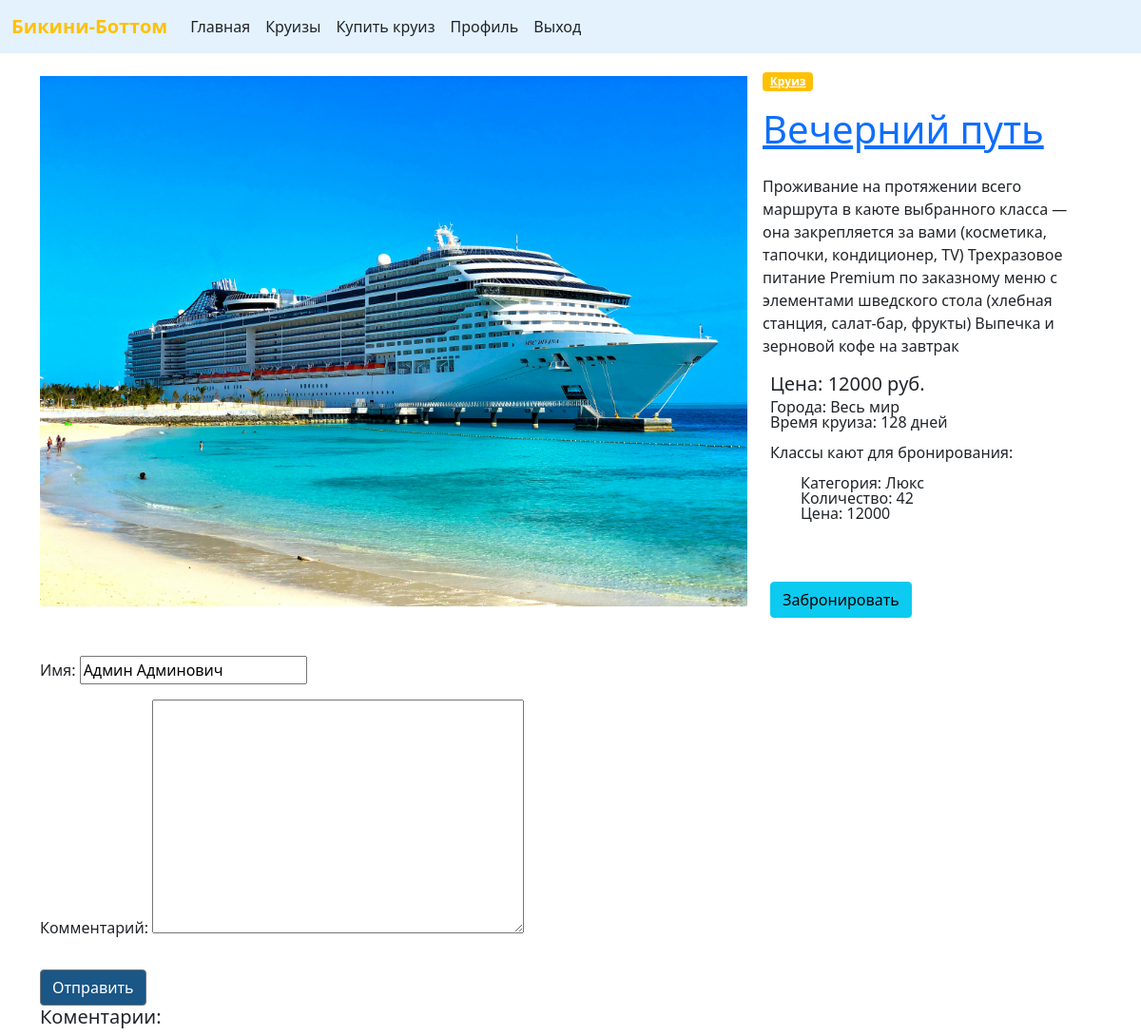
Page /cruise/3/ (signed in) on the committed database.
### cruise_list/models.py (models this page shows, shortened)
class Cruise(models.Model):
    title = models.CharField(max_length=128, verbose_name='Название')
    time = models.CharField(max_length=60, verbose_name='Время круиза')
    cities = models.CharField(max_length=128, verbose_name='Название городов')
    discription =models.TextField(verbose_name='Описание')
    price = models.CharField(max_length=100, verbose_name='Цена')
    is_active = models.BooleanField(verbose_name='Активен', default=True, db_index=True)
    publish_date = models.DateTimeField(auto_now_add=True, db_index=True, verbose_name='Дата публикации')
    edit_date = models.DateTimeField(auto_now=True, db_index=True, verbose_name='Дата редактирования')
    image = models.ImageField(upload_to='%Y/%m/%d', blank=True, null=True)
    view = models.CharField(max_length=128, verbose_name='Просмотры')
    class Meta:
        verbose_name = 'Маршруты и корабли'
        verbose_name_plural = 'Маршруты и корабли'
        ordering = ('-publish_date', '-edit_date')

class Room(models.Model):
    CATEGORIES = (
        ('inside', 'Внутренний'),
        ('oceanview', 'С окном'),
        ('balcony', 'С балконом'),
        ('suite', 'Люкс'),
    )
    cruise = models.ForeignKey(Cruise, on_delete=models.CASCADE, related_name='rooms')
    category = models.CharField(choices=CATEGORIES, max_length=10, default=None,
                                verbose_name='Категория')
    price = models.PositiveIntegerField(default=0, verbose_name='Цена')
    count = models.PositiveIntegerField(default=0, verbose_name='количество мест')
    class Meta:
        verbose_name = 'Категория кают'
        verbose_name_plural = 'Кактегории кают'
        ordering = ('cruise', 'category')

### cruise_list/views.py (the view)
# urls.py: path('<int:pk>/', views.cruise_detail_view, name='cruise-detail'),
def cruise_detail_view(request, pk):
    cruise = get_object_or_404(Cruise, pk=pk)
    if request.user.is_authenticated:
        initial_data = {'name': request.user.get_full_name()}
        form = CommentForm(initial=initial_data)
    else:
        form = None
    comments = cruise.comments.all()
    return render(request, "cruise_list/cruise-detail.html", {'form': form,  'cruise': cruise})

### comment/forms.py
class CommentForm(forms.ModelForm):
    name = forms.CharField(max_length=128, label='Имя')
    text = forms.CharField(widget=forms.Textarea, label='Комментарий')
    class Meta:
        model = Comment
        fields = ['name', 'text']

### cruise_list/templates/cruise_list/cruise-detail.html (shortened to what this page needs)
{% extends 'root.html' %}
{% block content %}
<div class="container">
<div class="row g-0">
   <a href="" class="mt-4 col-lg-8 col-md-12 col-12 bg-cover img-left-rounded">
    <img src="{{ cruise.image.url }}" class="w-100"></a>
   <div class="col-lg-4 col-md-12 col-12">
      <div class="card-body">
         <a href="#" class="badge bg-warning mb-3">Круиз</a>
         <h1 class="mb-4"> <a href="" class="text-inherit">
            {{ cruise.title }}
            </a>
         </h1>
         <p>{{ cruise.discription }}</p>
         <div class="row align-items-center g-0 mt-15">
            <div class="col-auto">
            </div>
            <div class="col lh-1 ">
               <h5 class="mb-1">Цена: {{ cruise.price }} руб.</h5>
               <p class="fs-6 mb-0">Города: {{ cruise.cities }}</p>
               <p class="fs-6 mb-0">Время круиза: {{ cruise.time }}</p>
               <p class="fs-6 mb-0">&nbsp</p>
               <p class="fs-6 mb-0">Классы кают для бронирования:
                  <ul>
                     {% for room in cruise.rooms.all %}
                     <li class="row align-items-center g-0 mt-3">
                        <p class="fs-6 mb-0">Категория: {{room.get_category_display}}</p>
                        <p class="fs-6 mb-0">Количество: {{ room.count }}</p>
                        <p class="fs-6 mb-0">Цена: {{ room.price }}</p>
                     </li>
                     {% endfor %}
                  </ul>
               </p>
               <p class="mb-1">
                  <a href="{% url 'appeal:submit' %}?cruise={{ cruise.id }}"
                   class="btn btn-info mt-5">Забронировать</a>
               </p>
            </div>
         </div>
      </div>
   </div>
</div>
{% if user.is_authenticated %}
<div class="row g-1">
   <form method="post" action="{% url 'cruise:cruise-add-comment' cruise.pk %}" class="mt-4">
      {{ form.as_p }}
      <button type="submit" class="btn btn-secondary mt-3" style="background-color: #1A5686;">Отправить</button>
   </form>
</div>
{% endif %}
<div class="row g-8">
   <h5>Коментарии:</h5>
</div>
</div>
{% endblock %}

### rows in the picture
Cruise: image (picture), title "Вечерний путь", discription "Проживание на протяжении всего маршрута в каюте выбранного класса — она закрепляется за вами (косметика, тапочки, кондиционер, TV) Трехразовое питание Premium по заказному меню с элементами шведского стола (хлебная станция, салат-бар, фрукты) Выпечка и зерновой кофе на завтрак", price "12000", cities "Весь мир", time "128 дней"
Room: category "Люкс", count "42", price "12000"
